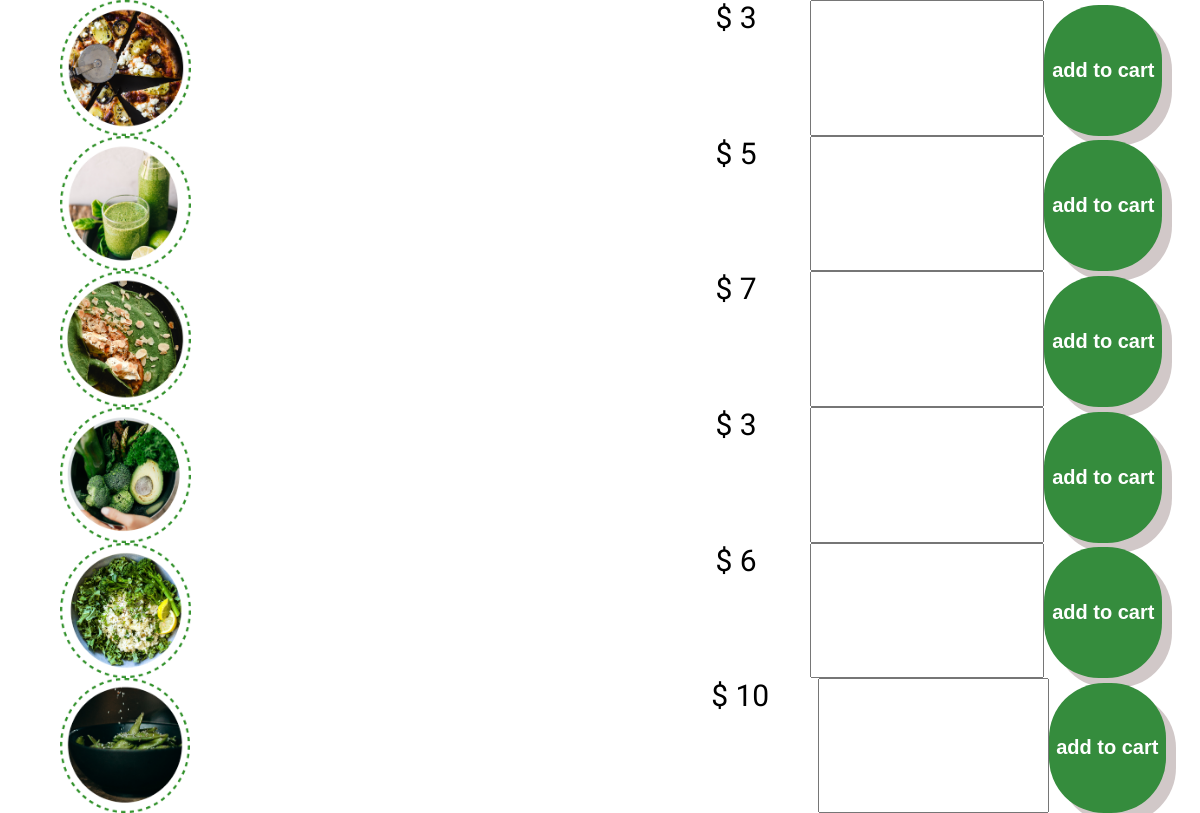
Page /client_view_food_menu.php on the committed database.
### tables this page shows
CREATE TABLE `food_menu` (
  `Id` int(10) NOT NULL,
  `Food_name` varchar(60) NOT NULL,
  `Image_Path` varchar(40) NOT NULL,
  `Price` int(40) NOT NULL
);

### client_view_food_menu.php (the view, shortened to what this page needs)
<?php
$connect = mysqli_connect("localhost", "root", "", "food_app_134670");
?>
<!DOCTYPE html>
<html lang="en">
<head>
    <link rel="stylesheet" href="client_view_food_menu.css?v=<?php echo time(); ?>">
</head>
<body>
<table>
    <?php
    $query = "SELECT * FROM food_menu ORDER BY Id ASC";
    $result = mysqli_query($connect, $query);
    if(mysqli_num_rows($result))
    {
        while($row = mysqli_fetch_array($result))
        {
  ?>
    <div>
    <form method="post" action="view_image_client.php?action=add&Id=<?php echo $row["Id"];?>">
    <div class="main_enclosure">
    <img class="grid-item-1" src="asset/<?php echo$row["Image_Path"]; ?>">
    <p class="grid-item-2">$ <?php echo$row["Price"]; ?></p>
    <input type="grid-item-4" name="quantity" id="">
    <button class="grid-item-3">add to cart</button>
    </div>
    </form>
    </div>
  <?php
        }
    }
    ?>
        </table>
</body>
</html>

### client_view_food_menu.css (style rules this page uses)
* { margin: 0; padding: 0; box-sizing: border-box; }
body { font-family: 'Varela Round'; }
p { font-size: 30px; }
button { width: max-content; white-space: nowrap; text-align: center; font-style: normal; font-weight: bold; font-size: 20px; color: #ffffff; background-color: rgba(53,140,61,1); border-radius: 55px; border: none; box-shadow: 10px 10px rgb(89,60,60,0.28); }
button { padding-left: 5%; padding-right: 5%; padding-top: 2%; padding-bottom: 2%; margin-top: 3%; }
img { width: 20%; }
.main_enclosure { display: grid; grid-row-gap: 10px; margin-left: 5%; }
.grid-item-1 { grid-column-start: 1; grid-column-end: 1; }
.grid-item-2 { grid-column-start: 2; grid-column-end: 2; }
.grid-item-3 { grid-column-start: 3; grid-column-end: 3; }
.grid-item-3 { grid-column-start: 4; grid-column-end: 4; }

### rows in the picture
food_menu: Image_Path (picture), Price "3"
food_menu: Image_Path (picture), Price "5"
food_menu: Image_Path (picture), Price "7"
food_menu: Image_Path (picture), Price "3"
food_menu: Image_Path (picture), Price "6"
food_menu: Image_Path (picture), Price "10"
